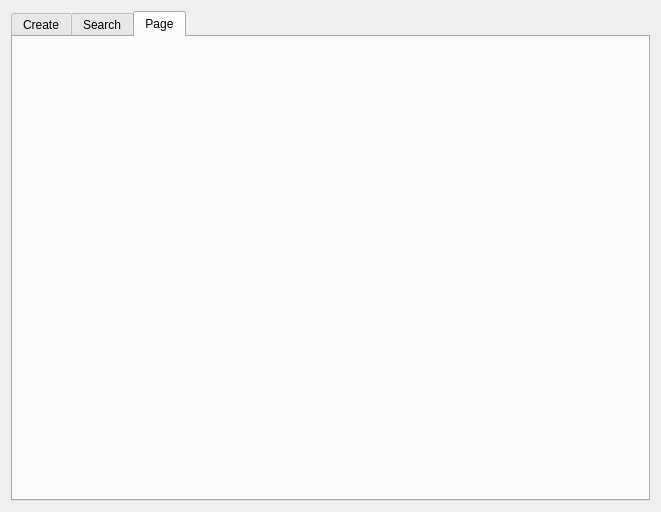
<?xml version="1.0" encoding="UTF-8"?>
<ui version="4.0">
 <class>Form</class>
 <widget class="QWidget" name="Form">
  <property name="geometry">
   <rect>
    <x>0</x>
    <y>0</y>
    <width>661</width>
    <height>512</height>
   </rect>
  </property>
  <property name="windowTitle">
   <string>Form</string>
  </property>
  <layout class="QGridLayout" name="gridLayout">
   <item row="0" column="0">
    <widget class="QTabWidget" name="searchTab">
     <property name="currentIndex">
      <number>2</number>
     </property>
     <widget class="QWidget" name="createTab">
      <attribute name="title">
       <string>Create</string>
      </attribute>
     </widget>
     <widget class="QWidget" name="searchTab">
      <attribute name="title">
       <string>Search</string>
      </attribute>
     </widget>
     <widget class="QWidget" name="tab">
      <attribute name="title">
       <string>Page</string>
      </attribute>
     </widget>
    </widget>
   </item>
  </layout>
 </widget>
 <resources/>
 <connections/>
</ui>
